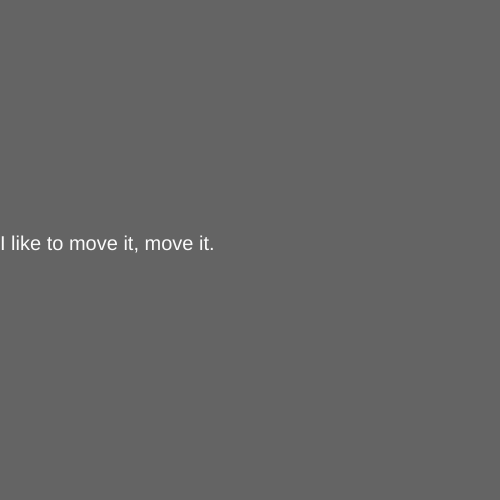
Frame 1 (no input)
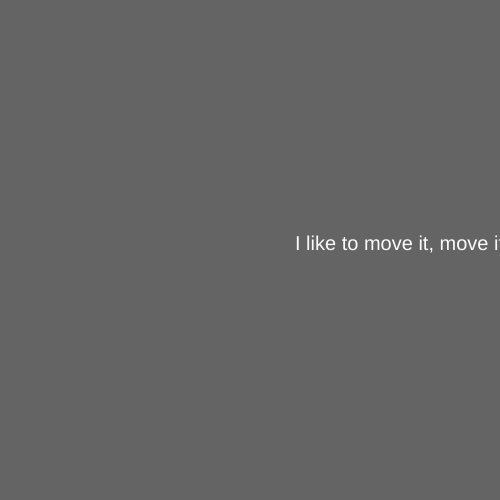
Frame 60 (no input)
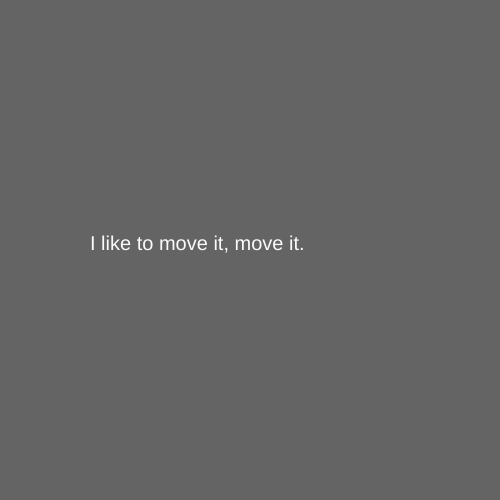
Frame 120 (the mouse pressed at the canvas centre since frame 60)

The p5.js sketch that drew these frames (run headless with seeded random() and noise() and a simulated clock; from frame 60 on, the mouse is pressed at the canvas centre):

// p5.js sketch
// ── sketch.js
var x = 0;

function setup() {
  createCanvas(500, 500);
}

function draw() {
  background(100);

  //rect(x, 250, 50, 50);
  fill(250);
  textSize(20);
  text("I like to move it, move it.", x, 250);
  x = x + 5;

  if (x > width) {
    x = 0;
  }

}
